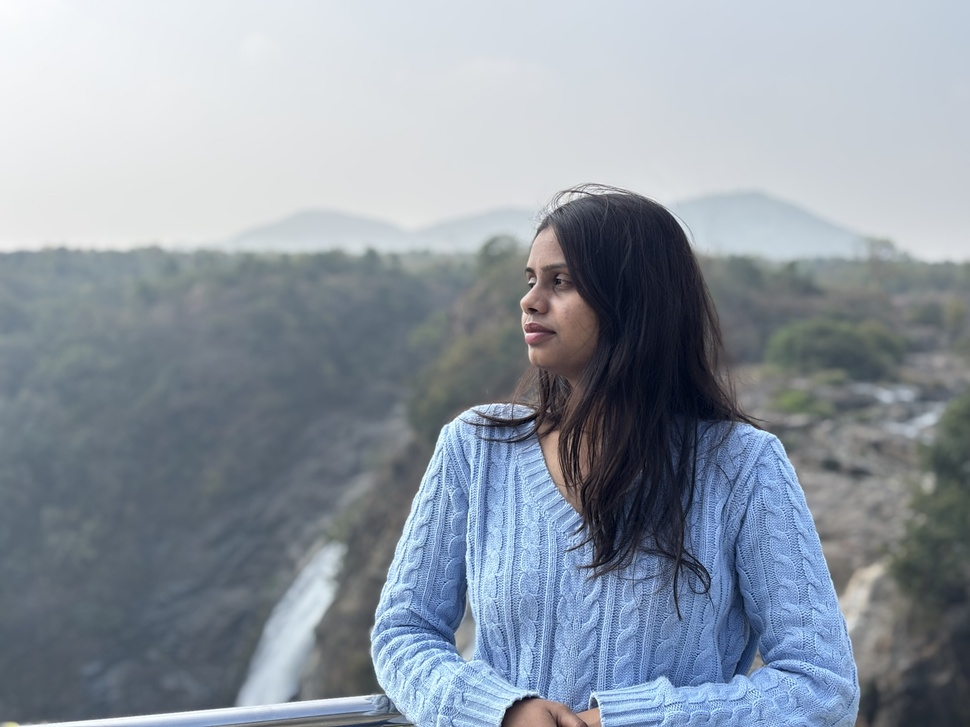
#> input picture Downloads/birthday/photos/IMG_0242.jpg, 970 x 727 px, shrunk from 4032 x 3024 before the run
$ python image.py
#> lines starting #> are read from the running program, lines starting #| are printed output that depends on the picture
#> the answer given: ../../Downloads/birthday/photos/IMG_0242.jpg
#> the answer given: out.png
#> the answer given: 3
from PIL import Image

def encrypt_image(input_image, output_image, key):
#> called with output_image = 'out.png', key = 3
    image = Image.open(input_image).convert("RGBA")  # Convert to RGBA for consistency
    encrypted_image = Image.new("RGBA", image.size)
#> encrypted_image: PIL image 970x727 RGBA; every value is 0
    pixels = image.load()
    encrypted_pixels = encrypted_image.load()

    for x in range(image.width):
        for y in range(image.height):
            r, g, b, a = pixels[x, y]
            r_enc = (r + key) % 256
            g_enc = (g + key) % 256
            b_enc = (b + key) % 256
            encrypted_pixels[x, y] = (r_enc, g_enc, b_enc, a)

    encrypted_image.save(output_image)
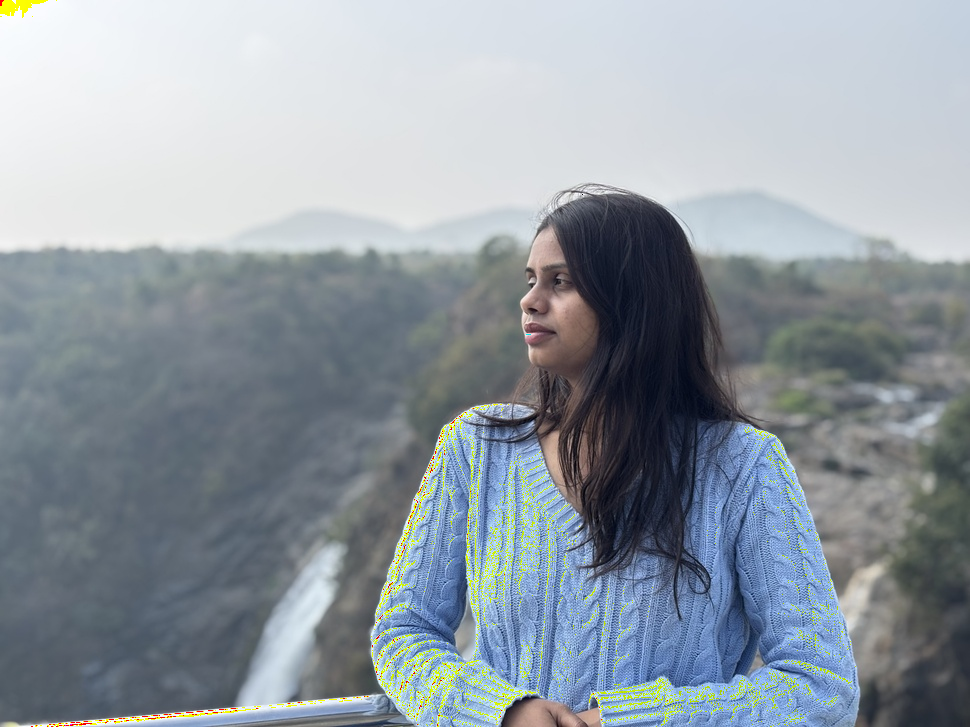
#> saved as out.png: PIL image 970x727 RGBA; mean R, G, B, A 145.4, 154.6, 162.8, 255
    print(f"\n Encrypted image saved as: {output_image}")
    print(" Displaying input and encrypted image...")
    image.show(title="Original Image")
    encrypted_image.show(title="Encrypted Image")

def decrypt_image(encrypted_image, decrypted_output, key):
    image = Image.open(encrypted_image).convert("RGBA")
    decrypted_image = Image.new("RGBA", image.size)
    pixels = image.load()
    decrypted_pixels = decrypted_image.load()

    for x in range(image.width):
        for y in range(image.height):
            r, g, b, a = pixels[x, y]
            r_dec = (r - key) % 256
            g_dec = (g - key) % 256
            b_dec = (b - key) % 256
            decrypted_pixels[x, y] = (r_dec, g_dec, b_dec, a)

    decrypted_image.save(decrypted_output)
    print(f"\n Decrypted image saved as: {decrypted_output}")
    print(" Displaying encrypted and decrypted image...")
    image.show(title="Encrypted Image")
    decrypted_image.show(title="Decrypted Image")

def main():
    print("===  Image Pixel Encryption Tool ===")

    input_image = input("Enter input image path (e.g., image.png): ").strip('"')
    encrypted_image_name = input("Enter output name for encrypted image (e.g., encrypted.png): ").strip('"')

    try:
        key = int(input("Enter encryption key (0–255): "))
        if not (0 <= key <= 255):
            raise ValueError
    except ValueError:
        print(" Invalid key. Must be an integer between 0 and 255.")
        return

    encrypt_image(input_image, encrypted_image_name, key)

    # Ask user if they want to decrypt
    choice = input("\nDo you want to decrypt the encrypted image now? (yes/no): ").strip().lower()
#> the answer given: y
    if choice in ['yes', 'y']:
        decrypted_image_name = input("Enter output name for decrypted image (e.g., decrypted.png): ").strip('"')
#> the answer given: out.png
        decrypt_image(encrypted_image_name, decrypted_image_name, key)
    else:
        print("Encryption complete. Decryption skipped.")

if __name__ == "__main__":
    main()

$ run again, on Downloads/birthday/photos/IMG_0335.jpg
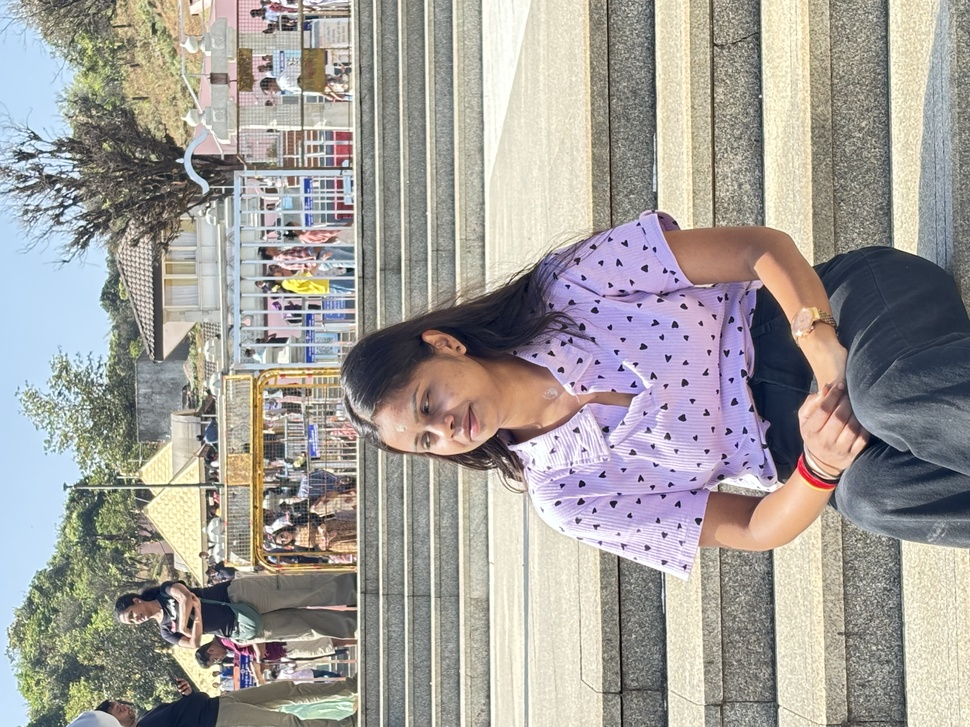
#> input picture Downloads/birthday/photos/IMG_0335.jpg, 970 x 727 px, shrunk from 4032 x 3024 before the run
#> encrypted_image: PIL image 970x727 RGBA; every value is 0
#> in encrypt_image, `encrypted_image.save(output_image)`:
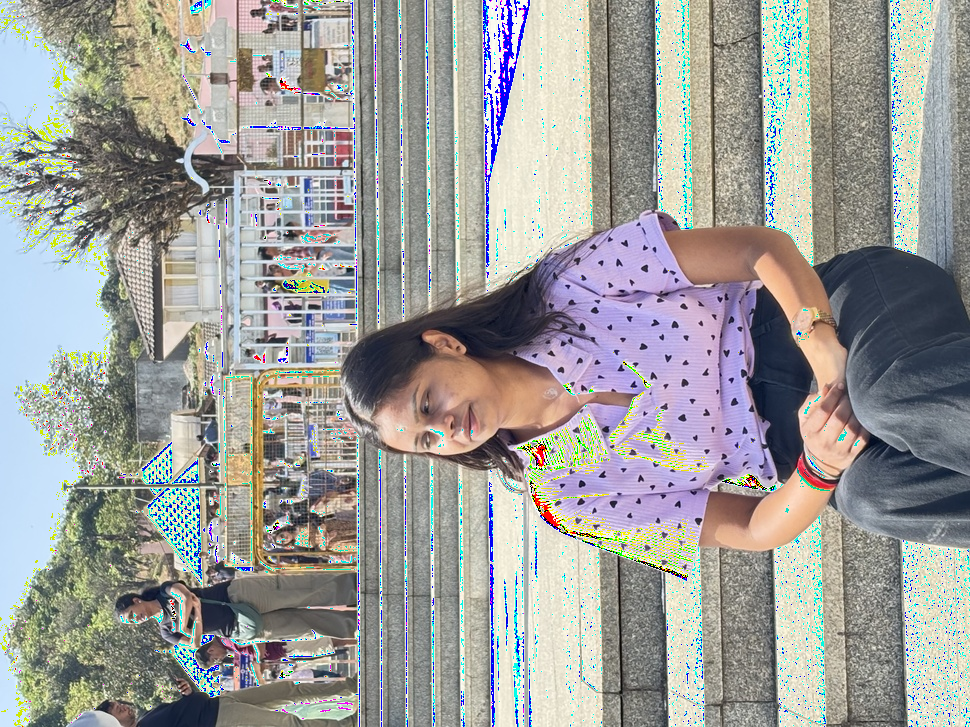
#> saved as out.png: PIL image 970x727 RGBA; mean R, G, B, A 157.8, 158, 154.6, 255

$ run again, on Downloads/birthday/photos/IMG_0392.jpg
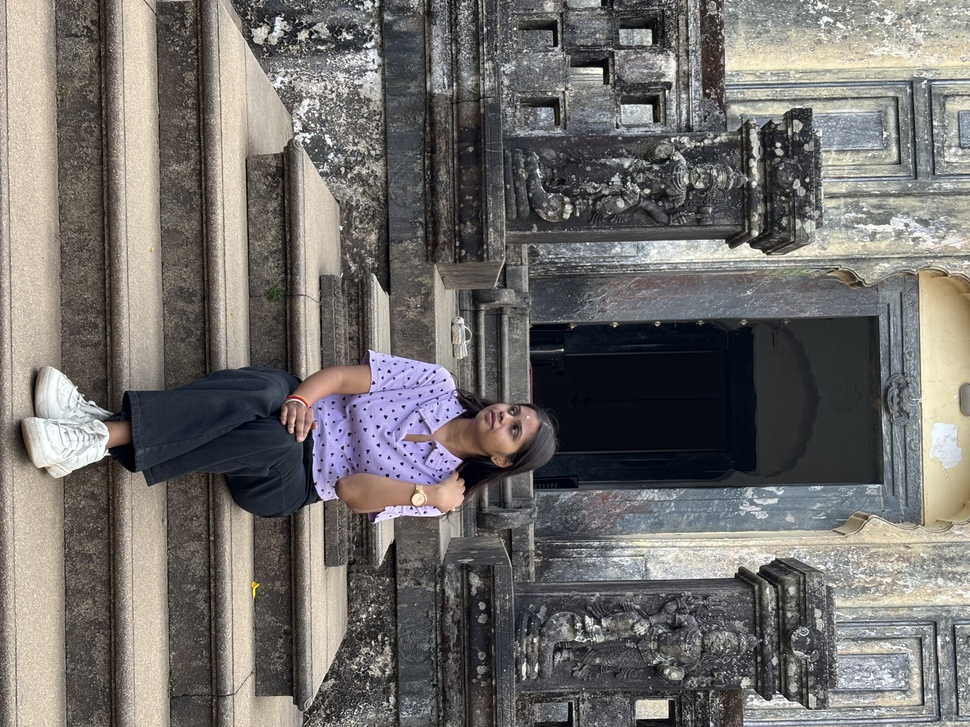
#> input picture Downloads/birthday/photos/IMG_0392.jpg, 970 x 727 px, shrunk from 4032 x 3024 before the run
#> encrypted_image: PIL image 970x727 RGBA; every value is 0
#> in encrypt_image, `encrypted_image.save(output_image)`:
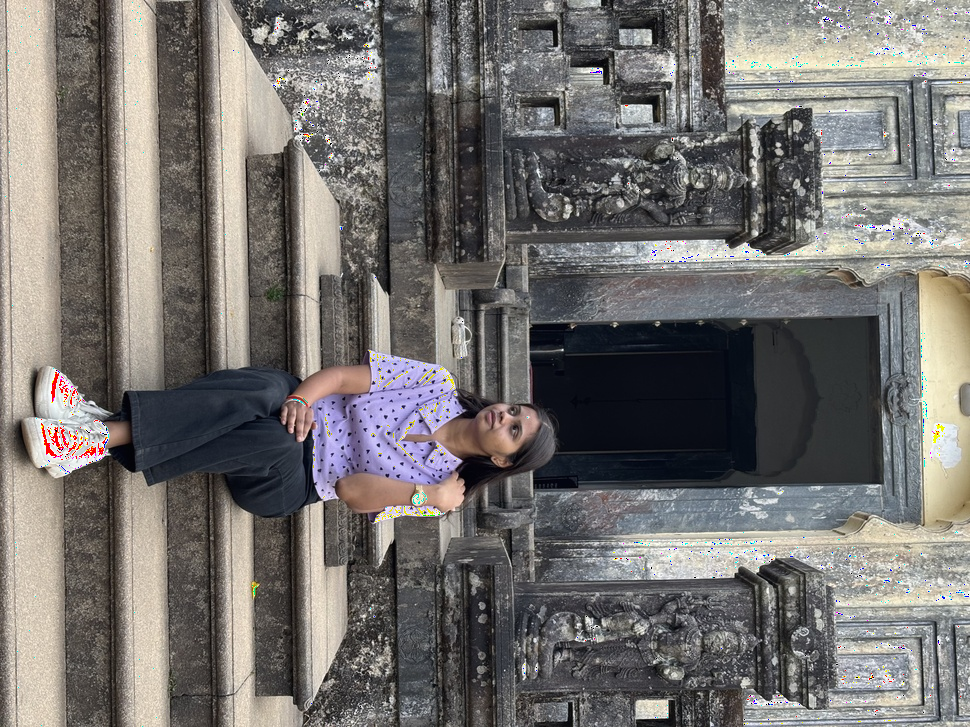
#> saved as out.png: PIL image 970x727 RGBA; mean R, G, B, A 116.5, 113.6, 111.2, 255

$ run again, on Downloads/birthday/photos/85059C8C-AC6B-4099-981D-98756D281AEC.PNG
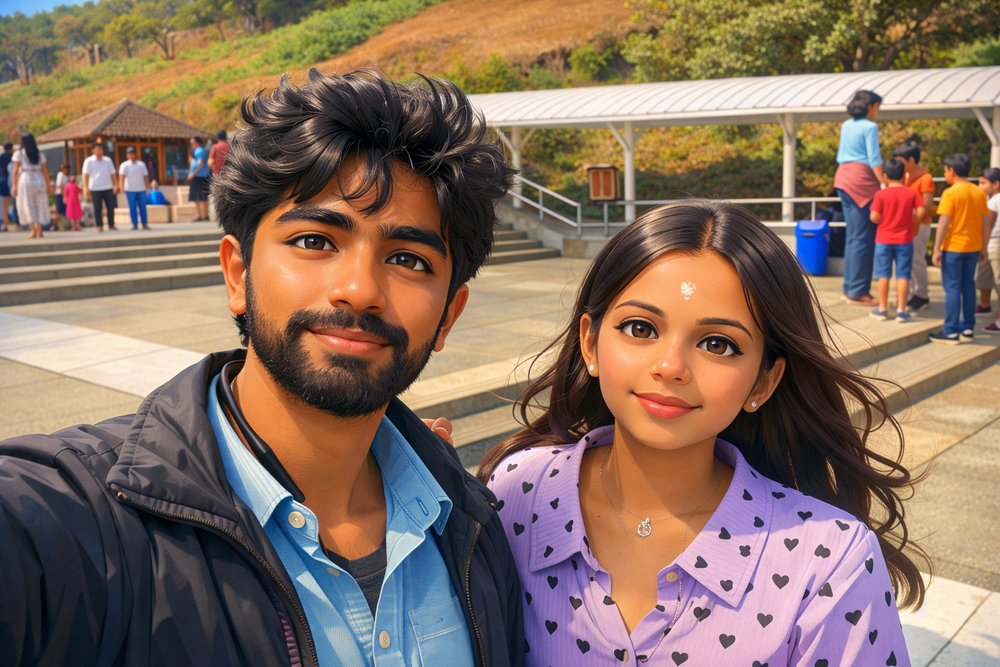
#> input picture Downloads/birthday/photos/85059C8C-AC6B-4099-981D-98756D281AEC.PNG, 1000 x 667 px, shrunk from 1536 x 1024 before the run
#> encrypted_image: PIL image 1000x667 RGBA; every value is 0
#> in encrypt_image, `encrypted_image.save(output_image)`:
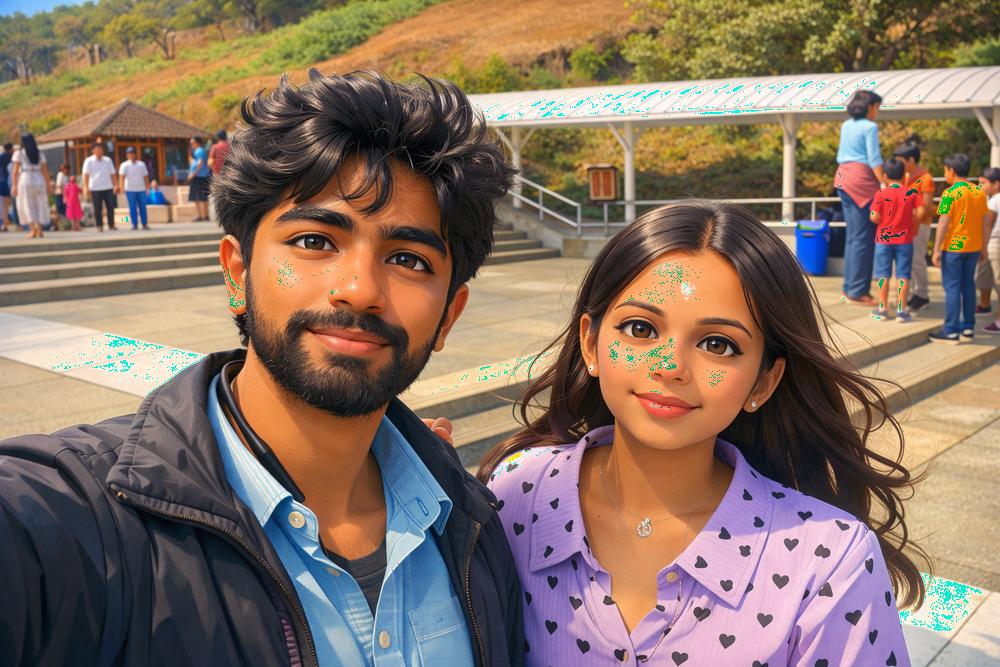
#> saved as out.png: PIL image 1000x667 RGBA; mean R, G, B, A 136.9, 115, 100, 255
